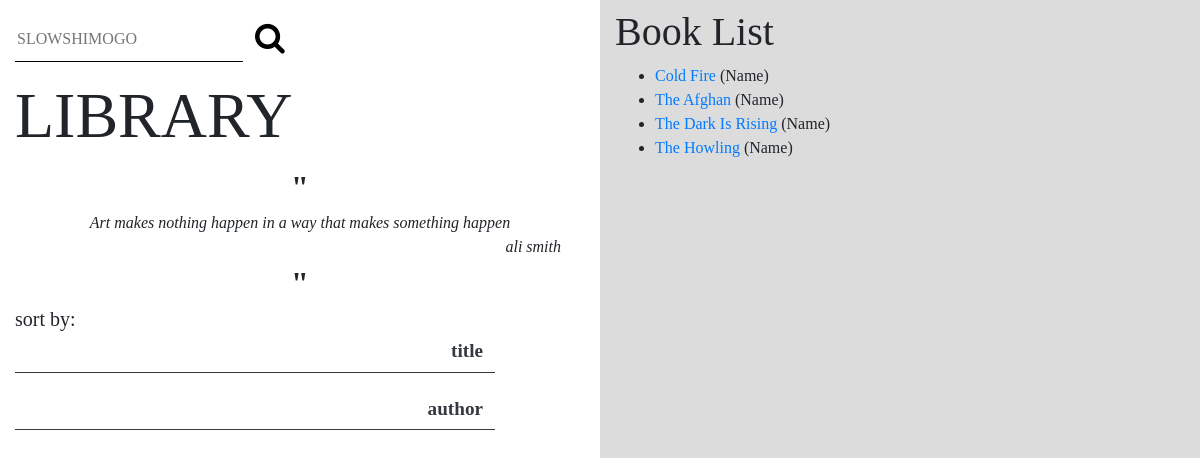
Before: /catalog/books/ with the older database file.
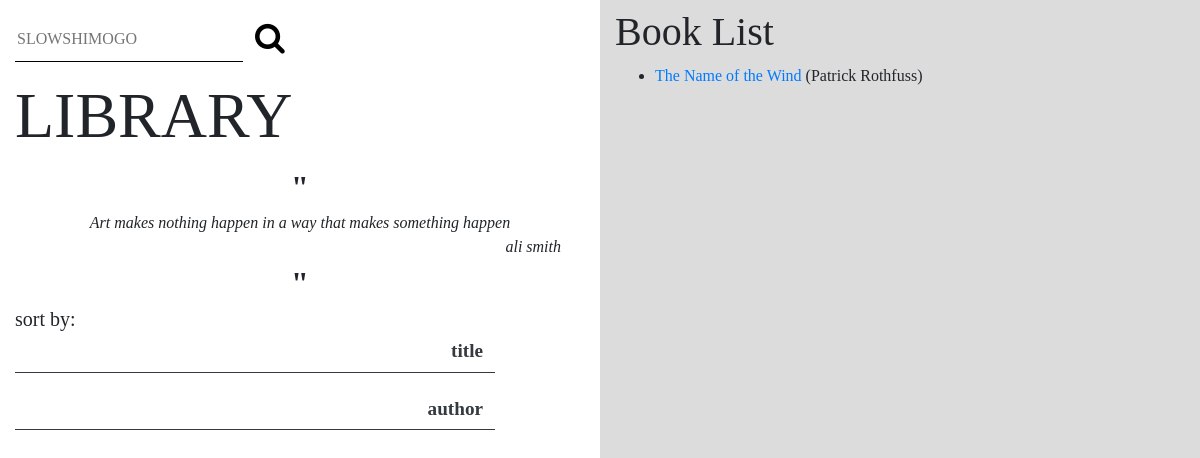
After: the same page with the newer database file.
### catalog/models.py (models this page shows, shortened)
class Book(models.Model):
    title = models.CharField(max_length=250)
    authors = models.ManyToManyField('Author', related_name='books', blank=True)
    isbn_10 = models.CharField('ISBN 10', max_length=10, help_text='ISBN 10', unique=True, blank=True, null=True)
    isbn_13 = models.CharField('ISBN 13', max_length=13, help_text='ISBN 13', blank=True)
    genre = models.ManyToManyField('Genre', help_text='Genre(s) of the book', blank=True, related_name='books')
    description = models.TextField(max_length=1000, blank=True)
    language = models.ForeignKey('Language', on_delete=models.SET_NULL, null=True, blank=True)
    publisher = models.ForeignKey('Publisher', on_delete=models.SET_NULL, null=True, blank=True)
    date_added_to_library = models.DateField(auto_now_add=True)
    google_id = models.CharField(max_length=15, blank=True)
    number_pages = models.IntegerField(blank=True, null=True)
    average_rating = models.FloatField(blank=True, null=True)
    ratings_count = models.IntegerField(blank=True, null=True)
    thumbnail = models.URLField(blank=True)
    def get_absolute_url(self):
        return reverse('book-detail', args=[str(self.id)])
    def display_genre(self):
        return ', '.join(genre.name for genre in self.genre.all()[:3])
    display_genre.short_description = 'Genre'
    class Meta:
        ordering = ['title']

class Author(models.Model):
    name = models.CharField(max_length=150)
    def __str__(self):
        return self.name
    class Meta:
        ordering = ['name']

### catalog/views.py (the view)
# urls.py: path('books/', views.BookListView.as_view(), name='books'),
class BookListView(generic.ListView):
    model = Book

### catalog/templates/catalog/book_list.html
{% extends "layout.html" %}
{% block content %}
    <div class="container mt-2">
        <h1>Book List</h1>
        {% if book_list %}
            <ul>
                {% for book in book_list %}
                    <li>
                    <a href="{{ book.get_absolute_url }}">{{ book.title }}</a> ({{ book.authors.all|join:', ' }})
                    </li>
                {% endfor %}
            </ul>
        {% else %}
            <p>There are no authors available.</p>
        {% endif %}
    </div>
{% endblock %}

Changed rows visible on the page:
removed Book: title "Cold Fire", authors.all "Name"
removed Book: title "The Afghan", authors.all "Name"
removed Book: title "The Howling", authors.all "Name"
changed Book: title "The Dark Is Rising" → "The Name of the Wind"; authors.all "Name" → "Patrick Rothfuss"
